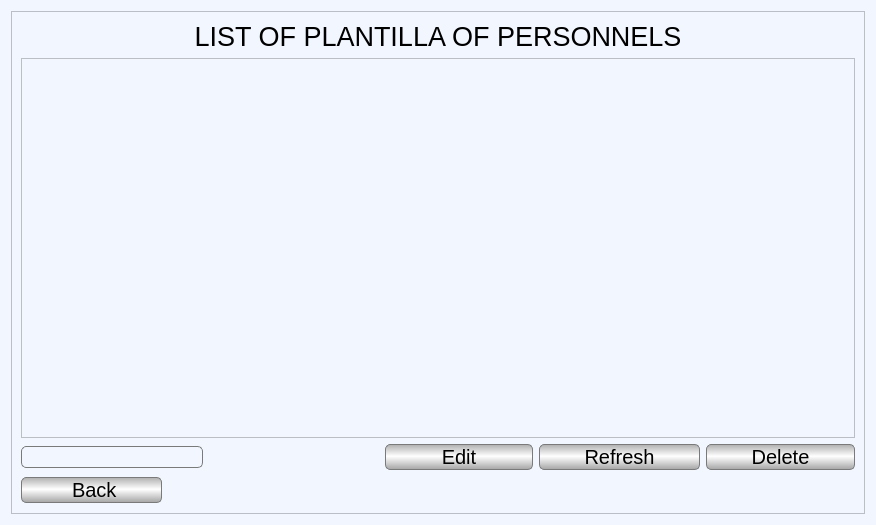
<?xml version="1.0" encoding="UTF-8"?>
<ui version="4.0">
 <class>ViewPlantillaPersonnels</class>
 <widget class="QWidget" name="ViewPlantillaPersonnels">
  <property name="geometry">
   <rect>
    <x>0</x>
    <y>0</y>
    <width>876</width>
    <height>525</height>
   </rect>
  </property>
  <property name="windowTitle">
   <string>Form</string>
  </property>
  <property name="styleSheet">
   <string notr="true">background-color: rgb(242, 247, 255);</string>
  </property>
  <layout class="QGridLayout" name="gridLayout">
   <item row="0" column="0">
    <widget class="QScrollArea" name="scrollArea">
     <property name="widgetResizable">
      <bool>true</bool>
     </property>
     <widget class="QWidget" name="scrollAreaWidgetContents">
      <property name="geometry">
       <rect>
        <x>0</x>
        <y>0</y>
        <width>856</width>
        <height>505</height>
       </rect>
      </property>
      <layout class="QGridLayout" name="gridLayout_2">
       <item row="0" column="0" colspan="7">
        <widget class="QLabel" name="label_27">
         <property name="font">
          <font>
           <family>Segoe UI</family>
           <pointsize>20</pointsize>
           <weight>50</weight>
           <bold>false</bold>
          </font>
         </property>
         <property name="text">
          <string>LIST OF PLANTILLA OF PERSONNELS</string>
         </property>
         <property name="alignment">
          <set>Qt::AlignCenter</set>
         </property>
        </widget>
       </item>
       <item row="2" column="6">
        <widget class="QPushButton" name="deleteB">
         <property name="sizePolicy">
          <sizepolicy hsizetype="Preferred" vsizetype="Fixed">
           <horstretch>0</horstretch>
           <verstretch>0</verstretch>
          </sizepolicy>
         </property>
         <property name="font">
          <font>
           <family>Segoe UI</family>
           <pointsize>15</pointsize>
          </font>
         </property>
         <property name="styleSheet">
          <string notr="true">border: 1px solid #7a7a7a;
selection-color: qlineargradient(spread:reflect, x1:1, y1:1, x2:1, y2:0.469, stop:0 rgba(210, 210, 210, 255), stop:1 rgba(255, 255, 255, 255));
selection-background-color: qlineargradient(spread:reflect, x1:1, y1:1, x2:1, y2:0.469, stop:0 rgba(210, 210, 210, 255), stop:1 rgba(255, 255, 255, 255));
border-radius: 5px;
background-color: qlineargradient(spread:reflect, x1:1, y1:1, x2:1, y2:0.469, stop:0 rgba(165, 165, 165, 255), stop:1 rgba(255, 255, 255, 255));</string>
         </property>
         <property name="text">
          <string>        Delete        </string>
         </property>
        </widget>
       </item>
       <item row="1" column="0" colspan="7">
        <widget class="QTableWidget" name="plantillaPersonnelsTable">
         <property name="font">
          <font>
           <pointsize>11</pointsize>
          </font>
         </property>
        </widget>
       </item>
       <item row="2" column="2">
        <spacer name="horizontalSpacer">
         <property name="orientation">
          <enum>Qt::Horizontal</enum>
         </property>
         <property name="sizeType">
          <enum>QSizePolicy::Preferred</enum>
         </property>
         <property name="sizeHint" stdset="0">
          <size>
           <width>200</width>
           <height>20</height>
          </size>
         </property>
        </spacer>
       </item>
       <item row="3" column="1" colspan="6">
        <spacer name="horizontalSpacer_3">
         <property name="orientation">
          <enum>Qt::Horizontal</enum>
         </property>
         <property name="sizeHint" stdset="0">
          <size>
           <width>731</width>
           <height>28</height>
          </size>
         </property>
        </spacer>
       </item>
       <item row="2" column="3" colspan="2">
        <widget class="QPushButton" name="editB">
         <property name="sizePolicy">
          <sizepolicy hsizetype="Preferred" vsizetype="Fixed">
           <horstretch>0</horstretch>
           <verstretch>0</verstretch>
          </sizepolicy>
         </property>
         <property name="font">
          <font>
           <family>Segoe UI</family>
           <pointsize>15</pointsize>
          </font>
         </property>
         <property name="styleSheet">
          <string notr="true">border: 1px solid #7a7a7a;
selection-color: qlineargradient(spread:reflect, x1:1, y1:1, x2:1, y2:0.469, stop:0 rgba(210, 210, 210, 255), stop:1 rgba(255, 255, 255, 255));
selection-background-color: qlineargradient(spread:reflect, x1:1, y1:1, x2:1, y2:0.469, stop:0 rgba(210, 210, 210, 255), stop:1 rgba(255, 255, 255, 255));
border-radius: 5px;
background-color: qlineargradient(spread:reflect, x1:1, y1:1, x2:1, y2:0.469, stop:0 rgba(165, 165, 165, 255), stop:1 rgba(255, 255, 255, 255));</string>
         </property>
         <property name="text">
          <string>          Edit          </string>
         </property>
        </widget>
       </item>
       <item row="2" column="0" colspan="2">
        <widget class="QLineEdit" name="officeSearch">
         <property name="sizePolicy">
          <sizepolicy hsizetype="Preferred" vsizetype="Fixed">
           <horstretch>0</horstretch>
           <verstretch>0</verstretch>
          </sizepolicy>
         </property>
         <property name="font">
          <font>
           <family>Segoe UI</family>
           <pointsize>11</pointsize>
          </font>
         </property>
         <property name="focusPolicy">
          <enum>Qt::StrongFocus</enum>
         </property>
         <property name="styleSheet">
          <string notr="true">border: 1px solid #7a7a7a;
border-radius: 5px;</string>
         </property>
         <property name="text">
          <string/>
         </property>
        </widget>
       </item>
       <item row="3" column="0">
        <widget class="QPushButton" name="backB">
         <property name="sizePolicy">
          <sizepolicy hsizetype="Preferred" vsizetype="Fixed">
           <horstretch>0</horstretch>
           <verstretch>0</verstretch>
          </sizepolicy>
         </property>
         <property name="font">
          <font>
           <family>Segoe UI</family>
           <pointsize>15</pointsize>
          </font>
         </property>
         <property name="styleSheet">
          <string notr="true">border: 1px solid #7a7a7a;
selection-color: qlineargradient(spread:reflect, x1:1, y1:1, x2:1, y2:0.469, stop:0 rgba(210, 210, 210, 255), stop:1 rgba(255, 255, 255, 255));
selection-background-color: qlineargradient(spread:reflect, x1:1, y1:1, x2:1, y2:0.469, stop:0 rgba(210, 210, 210, 255), stop:1 rgba(255, 255, 255, 255));
border-radius: 5px;
background-color: qlineargradient(spread:reflect, x1:1, y1:1, x2:1, y2:0.469, stop:0 rgba(165, 165, 165, 255), stop:1 rgba(255, 255, 255, 255));</string>
         </property>
         <property name="text">
          <string>         Back        </string>
         </property>
        </widget>
       </item>
       <item row="2" column="5">
        <widget class="QPushButton" name="refreshB">
         <property name="sizePolicy">
          <sizepolicy hsizetype="Preferred" vsizetype="Fixed">
           <horstretch>0</horstretch>
           <verstretch>0</verstretch>
          </sizepolicy>
         </property>
         <property name="font">
          <font>
           <family>Segoe UI</family>
           <pointsize>15</pointsize>
          </font>
         </property>
         <property name="styleSheet">
          <string notr="true">border: 1px solid #7a7a7a;
selection-color: qlineargradient(spread:reflect, x1:1, y1:1, x2:1, y2:0.469, stop:0 rgba(210, 210, 210, 255), stop:1 rgba(255, 255, 255, 255));
selection-background-color: qlineargradient(spread:reflect, x1:1, y1:1, x2:1, y2:0.469, stop:0 rgba(210, 210, 210, 255), stop:1 rgba(255, 255, 255, 255));
border-radius: 5px;
background-color: qlineargradient(spread:reflect, x1:1, y1:1, x2:1, y2:0.469, stop:0 rgba(165, 165, 165, 255), stop:1 rgba(255, 255, 255, 255));</string>
         </property>
         <property name="text">
          <string>        Refresh        </string>
         </property>
        </widget>
       </item>
      </layout>
     </widget>
    </widget>
   </item>
  </layout>
 </widget>
 <resources/>
 <connections/>
</ui>
